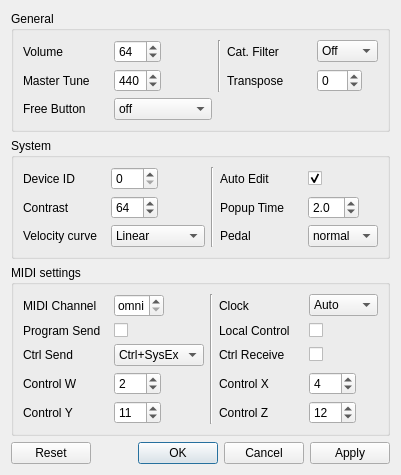
<?xml version="1.0" encoding="UTF-8"?>
<ui version="4.0">
 <class>Dialog</class>
 <widget class="QDialog" name="Dialog">
  <property name="geometry">
   <rect>
    <x>0</x>
    <y>0</y>
    <width>401</width>
    <height>417</height>
   </rect>
  </property>
  <property name="windowTitle">
   <string>Blofeld Global Parameters</string>
  </property>
  <layout class="QVBoxLayout" name="verticalLayout">
   <item>
    <widget class="QGroupBox" name="general_group">
     <property name="title">
      <string>General</string>
     </property>
     <layout class="QGridLayout" name="gridLayout">
      <item row="0" column="4">
       <widget class="QComboBox" name="cat_combo">
        <item>
         <property name="text">
          <string>Off</string>
         </property>
        </item>
        <item>
         <property name="text">
          <string>Init</string>
         </property>
        </item>
        <item>
         <property name="text">
          <string>Arp</string>
         </property>
        </item>
        <item>
         <property name="text">
          <string>Atmo</string>
         </property>
        </item>
        <item>
         <property name="text">
          <string>Bass</string>
         </property>
        </item>
        <item>
         <property name="text">
          <string>Drum</string>
         </property>
        </item>
        <item>
         <property name="text">
          <string>FX</string>
         </property>
        </item>
        <item>
         <property name="text">
          <string>Keys</string>
         </property>
        </item>
        <item>
         <property name="text">
          <string>Lead</string>
         </property>
        </item>
        <item>
         <property name="text">
          <string>Mono</string>
         </property>
        </item>
        <item>
         <property name="text">
          <string>Pad</string>
         </property>
        </item>
        <item>
         <property name="text">
          <string>Perc</string>
         </property>
        </item>
        <item>
         <property name="text">
          <string>Poly</string>
         </property>
        </item>
        <item>
         <property name="text">
          <string>Seq</string>
         </property>
        </item>
       </widget>
      </item>
      <item row="0" column="3">
       <widget class="QLabel" name="label_11">
        <property name="text">
         <string>Cat. Filter</string>
        </property>
       </widget>
      </item>
      <item row="0" column="0">
       <widget class="QLabel" name="label_10">
        <property name="text">
         <string>Volume</string>
        </property>
       </widget>
      </item>
      <item row="0" column="1">
       <widget class="QSpinBox" name="volume_spin">
        <property name="sizePolicy">
         <sizepolicy hsizetype="Maximum" vsizetype="Fixed">
          <horstretch>0</horstretch>
          <verstretch>0</verstretch>
         </sizepolicy>
        </property>
        <property name="maximum">
         <number>127</number>
        </property>
        <property name="value">
         <number>64</number>
        </property>
       </widget>
      </item>
      <item row="1" column="1">
       <widget class="QSpinBox" name="tune_spin">
        <property name="sizePolicy">
         <sizepolicy hsizetype="Maximum" vsizetype="Fixed">
          <horstretch>0</horstretch>
          <verstretch>0</verstretch>
         </sizepolicy>
        </property>
        <property name="minimum">
         <number>430</number>
        </property>
        <property name="maximum">
         <number>450</number>
        </property>
        <property name="value">
         <number>440</number>
        </property>
       </widget>
      </item>
      <item row="1" column="4">
       <widget class="QSpinBox" name="transp_spin">
        <property name="sizePolicy">
         <sizepolicy hsizetype="Maximum" vsizetype="Fixed">
          <horstretch>0</horstretch>
          <verstretch>0</verstretch>
         </sizepolicy>
        </property>
        <property name="minimum">
         <number>-12</number>
        </property>
        <property name="maximum">
         <number>12</number>
        </property>
        <property name="value">
         <number>0</number>
        </property>
       </widget>
      </item>
      <item row="1" column="0">
       <widget class="QLabel" name="label_5">
        <property name="text">
         <string>Master Tune</string>
        </property>
       </widget>
      </item>
      <item row="1" column="3">
       <widget class="QLabel" name="label_6">
        <property name="text">
         <string>Transpose</string>
        </property>
       </widget>
      </item>
      <item row="0" column="2" rowspan="2">
       <widget class="Line" name="line_3">
        <property name="orientation">
         <enum>Qt::Vertical</enum>
        </property>
       </widget>
      </item>
      <item row="2" column="0">
       <widget class="QLabel" name="label_19">
        <property name="text">
         <string>Free Button</string>
        </property>
       </widget>
      </item>
      <item row="2" column="1">
       <widget class="QComboBox" name="freeBtn_combo">
        <item>
         <property name="text">
          <string>off</string>
         </property>
        </item>
        <item>
         <property name="text">
          <string>Sustain</string>
         </property>
        </item>
        <item>
         <property name="text">
          <string>Sust. Toggle</string>
         </property>
        </item>
        <item>
         <property name="text">
          <string>Control W</string>
         </property>
        </item>
        <item>
         <property name="text">
          <string>Control X</string>
         </property>
        </item>
        <item>
         <property name="text">
          <string>Control Y</string>
         </property>
        </item>
        <item>
         <property name="text">
          <string>Control Z</string>
         </property>
        </item>
        <item>
         <property name="text">
          <string>Ctl.W toggle</string>
         </property>
        </item>
        <item>
         <property name="text">
          <string>Ctl.X toggle</string>
         </property>
        </item>
        <item>
         <property name="text">
          <string>Ctl.Y toggle</string>
         </property>
        </item>
        <item>
         <property name="text">
          <string>Ctl.Z toggle</string>
         </property>
        </item>
        <item>
         <property name="text">
          <string>mute</string>
         </property>
        </item>
       </widget>
      </item>
     </layout>
    </widget>
   </item>
   <item>
    <widget class="QGroupBox" name="system_group">
     <property name="title">
      <string>System</string>
     </property>
     <layout class="QGridLayout" name="gridLayout_3" columnstretch="1,0,0,1,0">
      <item row="0" column="3">
       <widget class="QLabel" name="autoEditLabel">
        <property name="text">
         <string>Auto Edit</string>
        </property>
       </widget>
      </item>
      <item row="1" column="1">
       <widget class="QSpinBox" name="contrast_spin">
        <property name="sizePolicy">
         <sizepolicy hsizetype="Maximum" vsizetype="Fixed">
          <horstretch>0</horstretch>
          <verstretch>0</verstretch>
         </sizepolicy>
        </property>
        <property name="maximum">
         <number>127</number>
        </property>
        <property name="value">
         <number>64</number>
        </property>
       </widget>
      </item>
      <item row="2" column="1">
       <widget class="QComboBox" name="velocity_combo">
        <item>
         <property name="text">
          <string>Linear</string>
         </property>
        </item>
        <item>
         <property name="text">
          <string>Square</string>
         </property>
        </item>
        <item>
         <property name="text">
          <string>Cubic</string>
         </property>
        </item>
        <item>
         <property name="text">
          <string>Exponential</string>
         </property>
        </item>
        <item>
         <property name="text">
          <string>Root</string>
         </property>
        </item>
        <item>
         <property name="text">
          <string>Fix 32</string>
         </property>
        </item>
        <item>
         <property name="text">
          <string>Fix 64</string>
         </property>
        </item>
        <item>
         <property name="text">
          <string>Fix 100</string>
         </property>
        </item>
        <item>
         <property name="text">
          <string>Fix 127</string>
         </property>
        </item>
       </widget>
      </item>
      <item row="0" column="0">
       <widget class="QLabel" name="deviceIDLabel">
        <property name="text">
         <string>Device ID</string>
        </property>
       </widget>
      </item>
      <item row="1" column="3">
       <widget class="QLabel" name="label_4">
        <property name="text">
         <string>Popup Time</string>
        </property>
       </widget>
      </item>
      <item row="0" column="1">
       <widget class="QSpinBox" name="devId_spin">
        <property name="sizePolicy">
         <sizepolicy hsizetype="Maximum" vsizetype="Fixed">
          <horstretch>0</horstretch>
          <verstretch>0</verstretch>
         </sizepolicy>
        </property>
        <property name="maximum">
         <number>126</number>
        </property>
       </widget>
      </item>
      <item row="0" column="4">
       <widget class="QCheckBox" name="autoEdit_chk">
        <property name="checked">
         <bool>true</bool>
        </property>
       </widget>
      </item>
      <item row="2" column="0">
       <widget class="QLabel" name="label_9">
        <property name="text">
         <string>Velocity curve</string>
        </property>
       </widget>
      </item>
      <item row="1" column="0">
       <widget class="QLabel" name="label_3">
        <property name="text">
         <string>Contrast</string>
        </property>
       </widget>
      </item>
      <item row="0" column="2" rowspan="3">
       <widget class="Line" name="line_2">
        <property name="orientation">
         <enum>Qt::Vertical</enum>
        </property>
       </widget>
      </item>
      <item row="2" column="3">
       <widget class="QLabel" name="label_16">
        <property name="text">
         <string>Pedal</string>
        </property>
       </widget>
      </item>
      <item row="2" column="4">
       <widget class="QComboBox" name="pedal_combo">
        <item>
         <property name="text">
          <string>normal</string>
         </property>
        </item>
        <item>
         <property name="text">
          <string>inverse</string>
         </property>
        </item>
       </widget>
      </item>
      <item row="1" column="4">
       <widget class="PopupSpin" name="popup_spin">
        <property name="sizePolicy">
         <sizepolicy hsizetype="Maximum" vsizetype="Fixed">
          <horstretch>0</horstretch>
          <verstretch>0</verstretch>
         </sizepolicy>
        </property>
        <property name="decimals">
         <number>1</number>
        </property>
        <property name="maximum">
         <double>15.500000000000000</double>
        </property>
        <property name="value">
         <double>2.000000000000000</double>
        </property>
       </widget>
      </item>
     </layout>
    </widget>
   </item>
   <item>
    <widget class="QGroupBox" name="midi_group">
     <property name="title">
      <string>MIDI settings</string>
     </property>
     <layout class="QGridLayout" name="gridLayout_2" columnstretch="2,0,0,2,0">
      <item row="2" column="1">
       <widget class="QComboBox" name="ctrlSend_combo">
        <property name="currentIndex">
         <number>3</number>
        </property>
        <item>
         <property name="text">
          <string>off</string>
         </property>
        </item>
        <item>
         <property name="text">
          <string>Ctrl</string>
         </property>
        </item>
        <item>
         <property name="text">
          <string>SysEx</string>
         </property>
        </item>
        <item>
         <property name="text">
          <string>Ctrl+SysEx</string>
         </property>
        </item>
       </widget>
      </item>
      <item row="2" column="0">
       <widget class="QLabel" name="label_7">
        <property name="text">
         <string>Ctrl Send</string>
        </property>
       </widget>
      </item>
      <item row="3" column="3">
       <widget class="QLabel" name="label_13">
        <property name="text">
         <string>Control X</string>
        </property>
       </widget>
      </item>
      <item row="4" column="3">
       <widget class="QLabel" name="label_15">
        <property name="text">
         <string>Control Z</string>
        </property>
       </widget>
      </item>
      <item row="4" column="0">
       <widget class="QLabel" name="label_14">
        <property name="text">
         <string>Control Y</string>
        </property>
       </widget>
      </item>
      <item row="4" column="1">
       <widget class="QSpinBox" name="ctrlY_spin">
        <property name="sizePolicy">
         <sizepolicy hsizetype="Maximum" vsizetype="Fixed">
          <horstretch>0</horstretch>
          <verstretch>0</verstretch>
         </sizepolicy>
        </property>
        <property name="maximum">
         <number>120</number>
        </property>
        <property name="value">
         <number>11</number>
        </property>
       </widget>
      </item>
      <item row="3" column="0">
       <widget class="QLabel" name="label_12">
        <property name="text">
         <string>Control W</string>
        </property>
       </widget>
      </item>
      <item row="3" column="4">
       <widget class="QSpinBox" name="ctrlX_spin">
        <property name="sizePolicy">
         <sizepolicy hsizetype="Maximum" vsizetype="Fixed">
          <horstretch>0</horstretch>
          <verstretch>0</verstretch>
         </sizepolicy>
        </property>
        <property name="maximum">
         <number>120</number>
        </property>
        <property name="value">
         <number>4</number>
        </property>
       </widget>
      </item>
      <item row="2" column="4">
       <widget class="QCheckBox" name="ctrlReceive_chk">
        <property name="text">
         <string/>
        </property>
       </widget>
      </item>
      <item row="0" column="2" rowspan="5">
       <widget class="Line" name="line">
        <property name="orientation">
         <enum>Qt::Vertical</enum>
        </property>
       </widget>
      </item>
      <item row="4" column="4">
       <widget class="QSpinBox" name="ctrlZ_spin">
        <property name="sizePolicy">
         <sizepolicy hsizetype="Maximum" vsizetype="Fixed">
          <horstretch>0</horstretch>
          <verstretch>0</verstretch>
         </sizepolicy>
        </property>
        <property name="maximum">
         <number>120</number>
        </property>
        <property name="value">
         <number>12</number>
        </property>
       </widget>
      </item>
      <item row="0" column="4">
       <widget class="QComboBox" name="clock_combo">
        <item>
         <property name="text">
          <string>Auto</string>
         </property>
        </item>
        <item>
         <property name="text">
          <string>Internal</string>
         </property>
        </item>
       </widget>
      </item>
      <item row="0" column="1">
       <widget class="QSpinBox" name="channel_spin">
        <property name="sizePolicy">
         <sizepolicy hsizetype="Maximum" vsizetype="Fixed">
          <horstretch>0</horstretch>
          <verstretch>0</verstretch>
         </sizepolicy>
        </property>
        <property name="specialValueText">
         <string>omni</string>
        </property>
        <property name="maximum">
         <number>16</number>
        </property>
       </widget>
      </item>
      <item row="0" column="0">
       <widget class="QLabel" name="label_2">
        <property name="text">
         <string>MIDI Channel</string>
        </property>
       </widget>
      </item>
      <item row="2" column="3">
       <widget class="QLabel" name="label">
        <property name="text">
         <string>Ctrl Receive</string>
        </property>
       </widget>
      </item>
      <item row="3" column="1">
       <widget class="QSpinBox" name="ctrlW_spin">
        <property name="sizePolicy">
         <sizepolicy hsizetype="Maximum" vsizetype="Fixed">
          <horstretch>0</horstretch>
          <verstretch>0</verstretch>
         </sizepolicy>
        </property>
        <property name="maximum">
         <number>120</number>
        </property>
        <property name="value">
         <number>2</number>
        </property>
       </widget>
      </item>
      <item row="0" column="3">
       <widget class="QLabel" name="label_8">
        <property name="sizePolicy">
         <sizepolicy hsizetype="Expanding" vsizetype="Preferred">
          <horstretch>0</horstretch>
          <verstretch>0</verstretch>
         </sizepolicy>
        </property>
        <property name="text">
         <string>Clock</string>
        </property>
       </widget>
      </item>
      <item row="1" column="0">
       <widget class="QLabel" name="label_17">
        <property name="text">
         <string>Program Send</string>
        </property>
       </widget>
      </item>
      <item row="1" column="3">
       <widget class="QLabel" name="label_18">
        <property name="text">
         <string>Local Control</string>
        </property>
       </widget>
      </item>
      <item row="1" column="1">
       <widget class="QCheckBox" name="pgmSend_chk">
        <property name="text">
         <string/>
        </property>
       </widget>
      </item>
      <item row="1" column="4">
       <widget class="QCheckBox" name="localCtrl_chk">
        <property name="text">
         <string/>
        </property>
       </widget>
      </item>
     </layout>
    </widget>
   </item>
   <item>
    <widget class="QDialogButtonBox" name="buttonBox">
     <property name="orientation">
      <enum>Qt::Horizontal</enum>
     </property>
     <property name="standardButtons">
      <set>QDialogButtonBox::Apply|QDialogButtonBox::Cancel|QDialogButtonBox::Ok|QDialogButtonBox::Reset</set>
     </property>
    </widget>
   </item>
  </layout>
 </widget>
 <customwidgets>
  <customwidget>
   <class>PopupSpin</class>
   <extends>QDoubleSpinBox</extends>
   <header>bigglesworth.dialogs.globals</header>
  </customwidget>
 </customwidgets>
 <resources/>
 <connections>
  <connection>
   <sender>buttonBox</sender>
   <signal>accepted()</signal>
   <receiver>Dialog</receiver>
   <slot>accept()</slot>
   <hints>
    <hint type="sourcelabel">
     <x>248</x>
     <y>254</y>
    </hint>
    <hint type="destinationlabel">
     <x>157</x>
     <y>274</y>
    </hint>
   </hints>
  </connection>
  <connection>
   <sender>buttonBox</sender>
   <signal>rejected()</signal>
   <receiver>Dialog</receiver>
   <slot>reject()</slot>
   <hints>
    <hint type="sourcelabel">
     <x>316</x>
     <y>260</y>
    </hint>
    <hint type="destinationlabel">
     <x>286</x>
     <y>274</y>
    </hint>
   </hints>
  </connection>
 </connections>
</ui>
